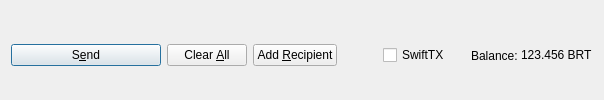
         <widget class="QFrame" name="frame_Send">
          <layout class="QHBoxLayout" name="horizontalLayout">
           <property name="bottomMargin">
            <number>0</number>
           </property>
           <item>
            <widget class="QPushButton" name="sendButton">
             <property name="minimumSize">
              <size>
               <width>150</width>
               <height>0</height>
              </size>
             </property>
             <property name="toolTip">
              <string>Confirm the send action</string>
             </property>
             <property name="text">
              <string>S&amp;end</string>
             </property>
             <property name="icon">
              <iconset resource="../barthor.qrc">
               <normaloff>:/icons/send</normaloff>:/icons/send</iconset>
             </property>
             <property name="autoDefault">
              <bool>false</bool>
             </property>
             <property name="default">
              <bool>true</bool>
             </property>
            </widget>
           </item>
           <item>
            <widget class="QPushButton" name="clearButton">
             <property name="sizePolicy">
              <sizepolicy hsizetype="Minimum" vsizetype="Fixed">
               <horstretch>0</horstretch>
               <verstretch>0</verstretch>
              </sizepolicy>
             </property>
             <property name="toolTip">
              <string>Clear all fields of the form.</string>
             </property>
             <property name="text">
              <string>Clear &amp;All</string>
             </property>
             <property name="icon">
              <iconset resource="../barthor.qrc">
               <normaloff>:/icons/remove</normaloff>:/icons/remove</iconset>
             </property>
             <property name="autoDefault">
              <bool>false</bool>
             </property>
            </widget>
           </item>
           <item>
            <widget class="QPushButton" name="addButton">
             <property name="toolTip">
              <string>Send to multiple recipients at once</string>
             </property>
             <property name="text">
              <string>Add &amp;Recipient</string>
             </property>
             <property name="icon">
              <iconset resource="../barthor.qrc">
               <normaloff>:/icons/add</normaloff>:/icons/add</iconset>
             </property>
             <property name="autoDefault">
              <bool>false</bool>
             </property>
            </widget>
           </item>
           <item>
            <spacer name="horizontalSpacer">
             <property name="orientation">
              <enum>Qt::Horizontal</enum>
             </property>
             <property name="sizeHint" stdset="0">
              <size>
               <width>40</width>
               <height>20</height>
              </size>
             </property>
            </spacer>
           </item>
           <item>
            <layout class="QHBoxLayout" name="horizontalLayout_2">
             <property name="spacing">
              <number>3</number>
             </property>
             <item>
              <widget class="QCheckBox" name="checkSwiftTX">
               <property name="enabled">
                <bool>true</bool>
               </property>
               <property name="minimumSize">
                <size>
                 <width>85</width>
                 <height>0</height>
                </size>
               </property>
               <property name="text">
                <string>SwiftTX</string>
               </property>
              </widget>
             </item>
             <item>
              <widget class="QLabel" name="label">
               <property name="text">
                <string>Balance:</string>
               </property>
              </widget>
             </item>
             <item>
              <widget class="QLabel" name="labelBalance">
               <property name="sizePolicy">
                <sizepolicy hsizetype="Preferred" vsizetype="Fixed">
                 <horstretch>0</horstretch>
                 <verstretch>0</verstretch>
                </sizepolicy>
               </property>
               <property name="cursor">
                <cursorShape>IBeamCursor</cursorShape>
               </property>
               <property name="text">
                <string notr="true">123.456 BRT</string>
               </property>
               <property name="textInteractionFlags">
                <set>Qt::LinksAccessibleByMouse|Qt::TextSelectableByKeyboard|Qt::TextSelectableByMouse</set>
               </property>
              </widget>
             </item>
            </layout>
           </item>
          </layout>
         </widget>
